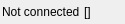
<?xml version="1.0" encoding="UTF-8"?>
<ui version="4.0">
 <class>ConnectionNotificationWidget</class>
 <widget class="QWidget" name="ConnectionNotificationWidget">
  <property name="geometry">
   <rect>
    <x>0</x>
    <y>0</y>
    <width>125</width>
    <height>24</height>
   </rect>
  </property>
  <property name="windowTitle">
   <string>Form</string>
  </property>
  <layout class="QHBoxLayout" name="horizontalLayout">
   <property name="spacing">
    <number>4</number>
   </property>
   <property name="leftMargin">
    <number>2</number>
   </property>
   <property name="topMargin">
    <number>2</number>
   </property>
   <property name="rightMargin">
    <number>2</number>
   </property>
   <property name="bottomMargin">
    <number>2</number>
   </property>
   <item>
    <widget class="QLabel" name="connection_status_text_label">
     <property name="text">
      <string>Not connected</string>
     </property>
    </widget>
   </item>
   <item>
    <widget class="QLabel" name="connection_status_icon_label">
     <property name="text">
      <string>[]</string>
     </property>
    </widget>
   </item>
  </layout>
 </widget>
 <resources/>
 <connections/>
</ui>
